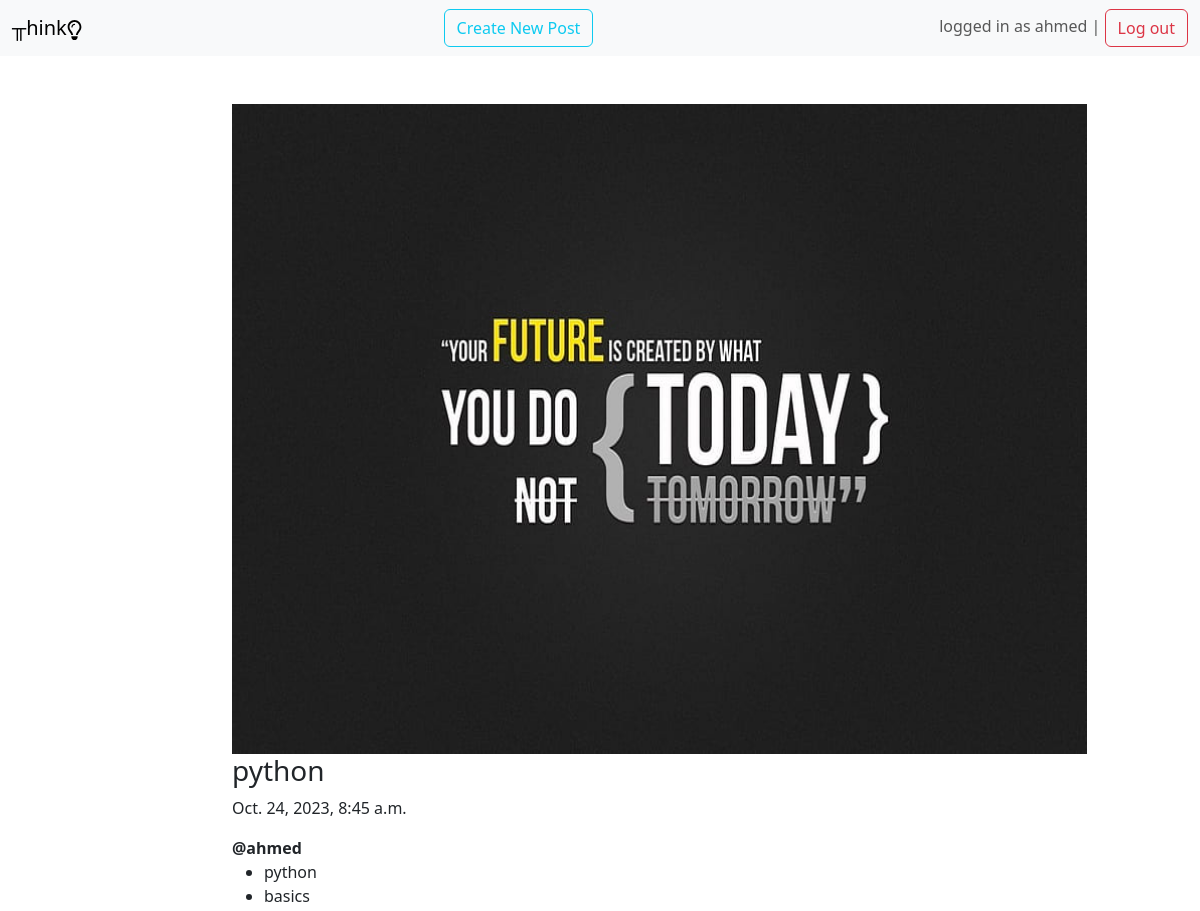
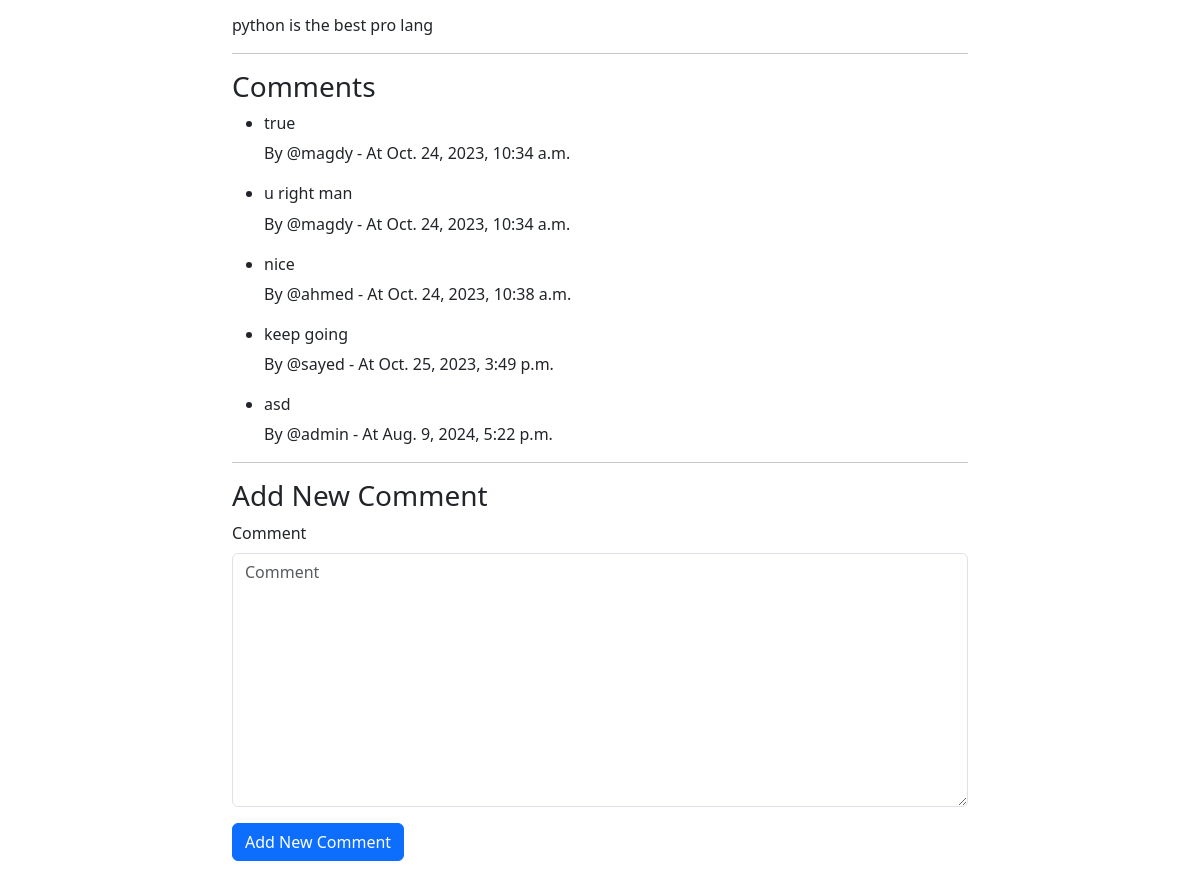
/blog/5 (signed in), run on the app's committed database (2 pictures, top to bottom).
### blog/models.py (models this page shows, shortened)
class Post(models.Model):
    title = models.CharField(max_length=100)
    content = models.TextField(max_length=30000)
    create_date = models.DateTimeField(default=timezone.now)
    draft = models.BooleanField(default=True)
    tags = TaggableManager()
    author = models.ForeignKey(User, on_delete=models.SET_NULL, null=True, blank=True, related_name='post_user')
    image =  models.ImageField(upload_to='posts', null=True, blank=True)
    def __str__(self):
        return self.title

class Comment(models.Model):
    user = models.ForeignKey(User, on_delete=models.CASCADE, related_name='comment_author')
    post = models.ForeignKey(Post, related_name='comment_post', on_delete=models.CASCADE)
    comment = models.TextField(max_length=200)
    created_at = models.DateTimeField(default=timezone.now)

### blog/views.py (the view)
# urls.py: path('blog/<int:pk>', post_detail),
def post_detail(request, pk):
    data = Post.objects.get(id=pk)
    post_comments = Comment.objects.filter(post=data)
    if request.method == 'POST':
        form = CommentForm(request.POST)
        if form.is_valid():
            myform = form.save(commit=False)
            myform.user = request.user
            myform.post = data
            myform.save()
    else:
        form = CommentForm()
    return render(request, 'blog/post_detail.html', {'post':data, 'form':form, 'post_comments':post_comments})

### blog/forms.py
class CommentForm(forms.ModelForm):
    class Meta:
        model = Comment
        fields = ['comment']

### blog/templates/blog/post_detail.html (shortened to what this page needs)
{% extends "base.html" %}
{% load django_bootstrap5 %}
{% block content %}
    <div class="container mt-5">
      <div class="row pb-5">
        <div class="col-lg-8 mx-auto">
          <img src="{{post.image.url}}" style="height:650px; width:855px;" alt="">
          <h3>{{post}}</h3>
          <p>{{post.create_date}}</p>
          <strong>@{{post.author}}</strong>
          <ul>
          {% for tag in post.tags.all %}
            <li>{{tag}}</li>
          {% endfor %}
          </ul>
          <p>{{post.content|safe}}</p>
          <hr>
          <h3>Comments</h3>
          <ul>
              {% for comment in post_comments %}
                  <li>
                      <h6>  {{comment.comment}}  </h6>
                      <p> By @{{comment.user}} - At {{comment.created_at}}</p>
                  </li>
              {% endfor %}
          </ul>
          <hr>
          <h3>Add New Comment</h3>
          <form method="post">
            {% bootstrap_form form %}
            {% bootstrap_button button_type="submit" content="Add New Comment" %}
          </form>
        </div>
      </div>
    </div>
    {% endblock content %}

### blog/templates/base.html (shortened to what this page needs)
{% load django_bootstrap5 %}
<!doctype html>
<html lang="en">
    <head>
    <link href="https://cdn.jsdelivr.net/npm/bootstrap@5.3.2/dist/css/bootstrap.min.css" rel="stylesheet">
    </head>
    <body>
    <nav class="navbar navbar-expand-lg bg-body-tertiary ">
    <div class="container-fluid">
    <a class="navbar-brand" href="/blog">╥hink </a>
    <a class="btn btn-outline-info" href="/blog/new">Create New Post</a>
    <div>
        <ul class='navbar-nav'>
          {% if user.is_authenticated %}
          <li class='nav-item'>
            <span class='navbar-text'>logged in as {{user.username}} |</span>
            <a class='btn btn-outline-danger' href="/logout">Log out</a>
          </li>
            {% else %}
          <li class='nav-item'>
            <a class='btn btn-outline-success' href="/login">Login</a>
          </li>
            {% endif %}
          </ul>
        </div>
    </nav>
    {% block content %}
    {% endblock content %}
    </body>
</html>

### data on the page
Post: image (picture), title "python", create_date "Oct. 24, 2023, 8:45 a.m.", author "ahmed", content "python is the best pro lang"
Tag: name "python"
Tag: name "basics"
Comment: comment "true", user "magdy", created_at "Oct. 24, 2023, 10:34 a.m."
Comment: comment "u right man", user "magdy", created_at "Oct. 24, 2023, 10:34 a.m."
Comment: comment "nice", user "ahmed", created_at "Oct. 24, 2023, 10:38 a.m."
Comment: comment "keep going", user "sayed", created_at "Oct. 25, 2023, 3:49 p.m."
Comment: comment "asd", user "admin", created_at "Aug. 9, 2024, 5:22 p.m."

### other printed values
{{ user.username }} "ahmed"
